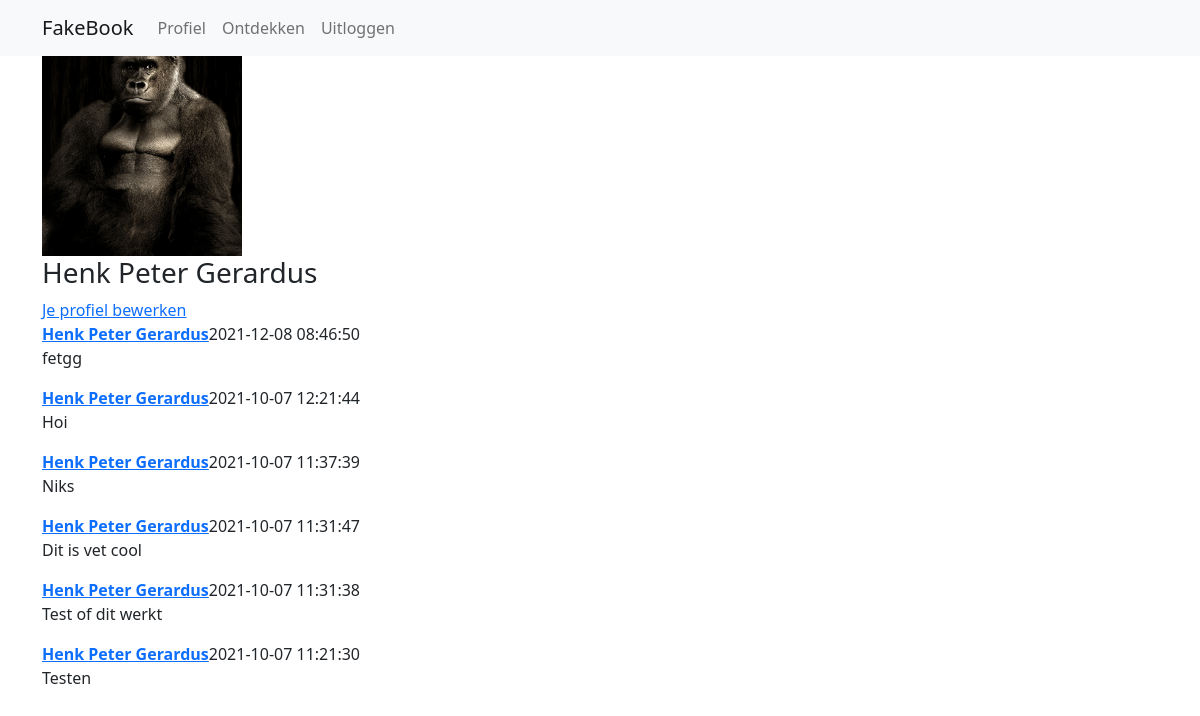
The app's page /index.php?profileId=2 (signed in) with its own data.
### tables this page shows
CREATE TABLE `user` (
  `id` int(11) NOT NULL,
  `email` varchar(250) DEFAULT NULL,
  `password` text DEFAULT NULL,
  `firstName` varchar(100) DEFAULT NULL,
  `lastName` varchar(100) DEFAULT NULL,
  `country` varchar(100) DEFAULT NULL,
  `profilePicUrl` varchar(500) DEFAULT NULL,
  `biography` text DEFAULT NULL,
  `birthdate` date DEFAULT NULL,
  `gender` int(11) DEFAULT NULL,
  `profileFont` varchar(100) DEFAULT NULL,
  `profileColor` varchar(100) DEFAULT NULL
);

CREATE TABLE `post` (
  `id` int(11) NOT NULL,
  `userId` int(11) DEFAULT NULL,
  `content` text DEFAULT NULL,
  `postDate` datetime DEFAULT NULL
);

### functions.php (called while the page is built, shortened)
<?php
function getUserData($db, $userId){
    $sql = "SELECT * FROM user WHERE id='".$userId."' ORDER BY id LIMIT 1";
    if($result = $db->prepare($sql)){
        $result->execute();
        if($result->rowCount() == 1){
            $result = $result->fetchAll(PDO::FETCH_ASSOC);
            $result = $result[0];
            return $result;
        } else {
            return null;
        }
    } else {
        return null;
    }
}
?>

### classes/post.class.php (the view, shortened to what this page needs)
<?php
class Post{
    private $db;
    private $id;
    private $content;
    private $date;
    private $userId;
    private $userFullName;
    public function __construct($db, $id){
        $this->db = $db;
        $this->id = $id;
    }
    private function getPostData(){
        $sql = "SELECT * FROM post WHERE id=".$this->id;
        if($result = $this->db->prepare($sql)){
            $result->execute();
            if($result->rowCount() > 0){
                $result = $result->fetchAll(PDO::FETCH_ASSOC);
                $result = $result[0];
                $this->content = $result["content"];
                $this->date = $result["postDate"];
                $this->userId = $result["userId"];
            }
        }
    }
    private function getUserData(){
        $sql = "SELECT firstName, lastName, profilePicUrl FROM user WHERE id='".$this->userId."' LIMIT 1";
        if($result = $this->db->prepare($sql)){
            $result->execute();
            if($result->rowCount() == 1){
                $result = $result->fetchAll(PDO::FETCH_ASSOC);
                $result = $result[0];
                $this->userFullName = $result["firstName"] . " " . $result["lastName"];
            }
        }
    }
    private function UserExists(){
        if(isset($this->userFullName) && strlen($this->userFullName) > 1){
            return true;
        } else {
            return false;
        }
    }
    public function render(){
        if($this->userExists()){
            echo "<div class=\"post\">";
                echo "<a href=\"?profileId=".$this->userId."\"><strong>".$this->userFullName."</strong></a>";
                echo "<span class=\"date\">".$this->date."</span>";
                echo "<p>".$this->content."</p>";
            echo "</div>";
        }
    }
}
?>

### content/content_profile.php (shortened to what this page needs)
<?php
if(isset($_GET["profileId"]) && $_GET["profileId"] > 0){
    $userData = getUserData($db, $_GET["profileId"]);
    if($userData != null){
        if(strlen($userData["profilePicUrl"]) < 1){
            echo "<img class=\"profilePicture\" src=\"assets/images/nopicture_".$userData["gender"].".png\" alt=\"Profielfoto van ".$userData["firstName"]." ".$userData["lastName"]."\">";
        } else {
            echo "<img class=\"profilePicture\" src=\"uploads/".$userData["profilePicUrl"]."\" alt=\"Profielfoto van ".$userData["firstName"]." ".$userData["lastName"]."\">";
        }
        echo "<h3>".$userData["firstName"]." ".$userData["lastName"]."</h3>";
        if($_GET["profileId"] == $_SESSION["userId"]){
            echo "<a href=\"?page=6\">Je profiel bewerken</a>";
        }
        $sql = "SELECT id FROM post WHERE userId=? ORDER BY postDate DESC";
        if($result = $db->prepare($sql)){
            $result->execute([intval($_GET["profileId"])]);
            if($result->rowCount() > 0){
                $result = $result->fetchAll(PDO::FETCH_ASSOC);
                foreach($result as $post){
                    $p = new Post($db, $post["id"]);
                    $p->render();
                }
            }
        }
    } else {
        echo "<h2>Profiel niet gevonden</h2>";
        echo "<p>Het opgevraagde profiel is niet gevonden, of bestaat niet (meer). Klik <a href=\"index.php\">hier</a> om naar de homepagina te gaan</p>";
    }
}
?>

### style.css (style rules this page uses)
.profilePicture { width: 200px; height: 200px; object-fit: cover; }

### records on screen
user: profilePicUrl (picture), firstName "Henk Peter", lastName "Gerardus"
post: userId.lastName "Henk Peter Gerardus", postDate "2021-12-08 08:46:50", content "fetgg"
post: userId.lastName "Henk Peter Gerardus", postDate "2021-10-07 12:21:44", content "Hoi"
post: userId.lastName "Henk Peter Gerardus", postDate "2021-10-07 11:37:39", content "Niks"
post: userId.lastName "Henk Peter Gerardus", postDate "2021-10-07 11:31:47", content "Dit is vet cool"
post: userId.lastName "Henk Peter Gerardus", postDate "2021-10-07 11:31:38", content "Test of dit werkt"
post: userId.lastName "Henk Peter Gerardus", postDate "2021-10-07 11:21:30", content "Testen"
